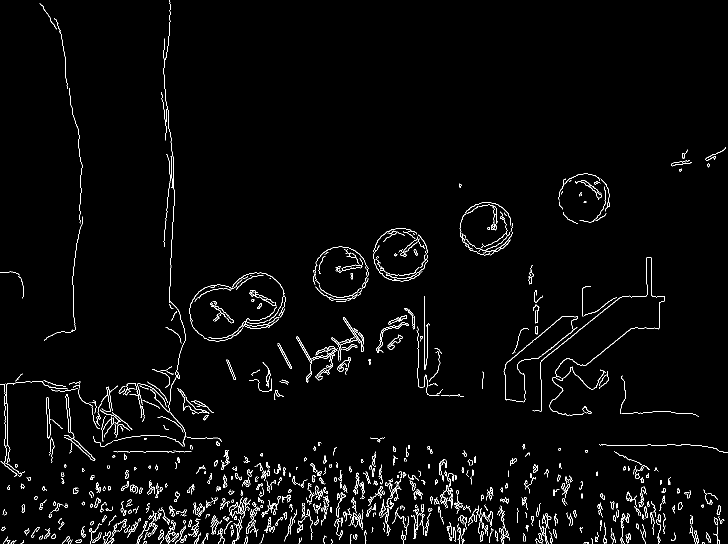
#> input picture Images/canny.png, 1456 x 1088 px, found by its file name (shown at 1/2 size)
$ python t.py
#> lines starting #> are read from the running program, lines starting #| are printed output that depends on the picture; after the words box and inside, x2 and y2 are one past the last pixel; in counts of white or black regions, pixels touching at a corner belong together
import cv2
import numpy as np

# Load the Canny edge image
img = cv2.imread("/home/vglalala/GCFive/Images/canny.png", cv2.IMREAD_GRAYSCALE)
#> img: shape (1088, 1456); 2.4% white in thin lines or dots

# Find contours
contours, _ = cv2.findContours(img, cv2.RETR_EXTERNAL, cv2.CHAIN_APPROX_SIMPLE)
#> contours = 758 contours, 548 with area under 20; largest, box (x1, y1, x2, y2) and area: (1007, 632, 1156, 805) 7100, (128, 789, 191, 922) 410, (92, 795, 101, 878) 375, (753, 645, 818, 706) 352, (775, 669, 805, 699) 272

output = cv2.cvtColor(img, cv2.COLOR_GRAY2BGR)  # For drawing
#> output is the input picture: shape (1088, 1456, 3); 2.4% white in thin lines or dots

for cnt in contours:
    area = cv2.contourArea(cnt)
    if area < 50 or area > 3000:
        continue  # Skip tiny or huge blobs

    perimeter = cv2.arcLength(cnt, True)
    circularity = 4 * np.pi * area / (perimeter ** 2 + 1e-6)  # Avoid division by zero

    if circularity > 0.5:  # 1.0 is a perfect circle
        (x, y), radius = cv2.minEnclosingCircle(cnt)
        if 5 < radius < 50:  # Approximate radius of a golf ball in image
            cv2.circle(output, (int(x), int(y)), int(radius), (0, 255, 0), 2)
#> this loop made 758 passes
#> (area, perimeter, circularity, x, y, radius) on passes 31, 242, 300, 318: (51.5, 32.38, 0.617, 106.3, 1071.7, 5.43), (89, 40.14, 0.694, 1359.5, 1011.5, 7.91), (54.5, 36.38, 0.517, 353.5, 989.5, 6.67), (59, 33.8, 0.649, 299.1, 982.3, 6.53)
#> area on passes 28, 32, 42, 57: 41.5, 40.5, 26.5, 20.5
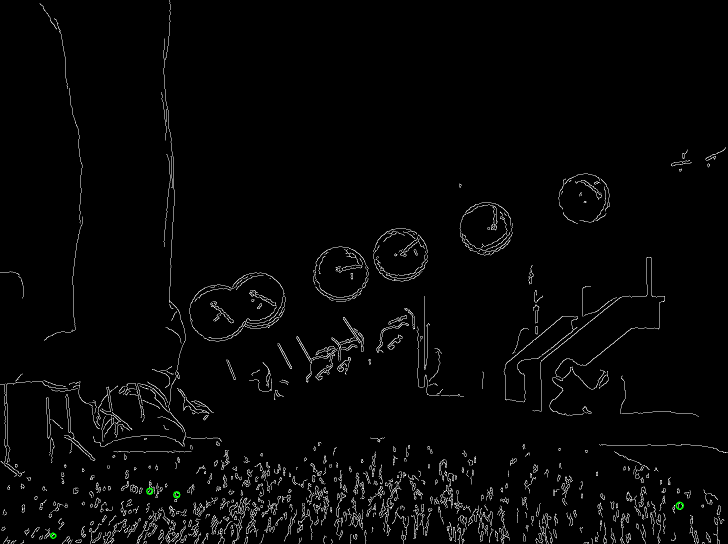
#> output: shape (1088, 1456, 3) (shown at 1/2 size); 0.03% of pixels changed, all inside (x1, y1, x2, y2) = (100, 975, 1368, 1078)

cv2.imwrite("golf_ball_detected.png", output)
print("Detection done. Saved as golf_ball_detected.png")
